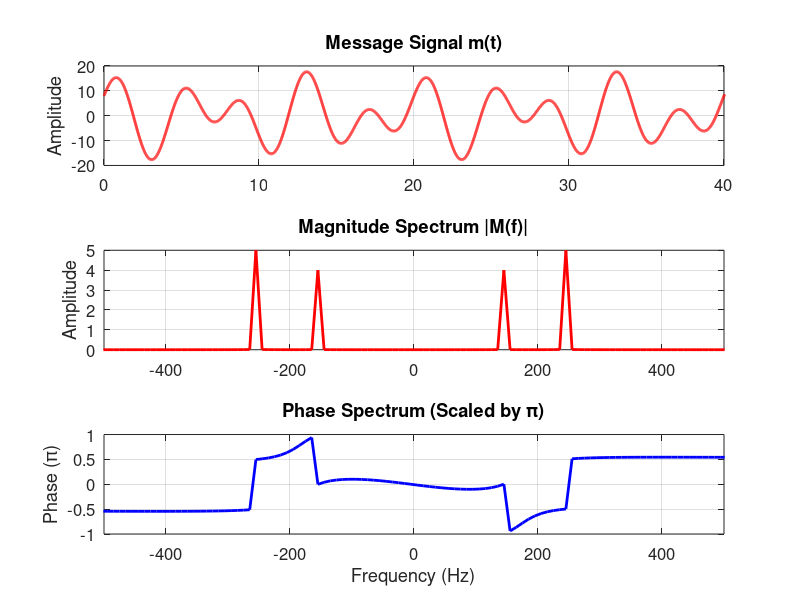
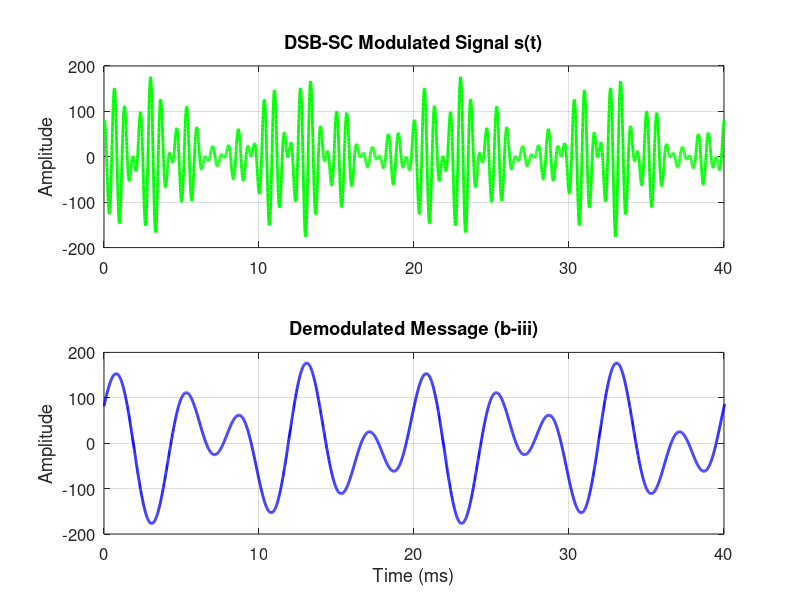
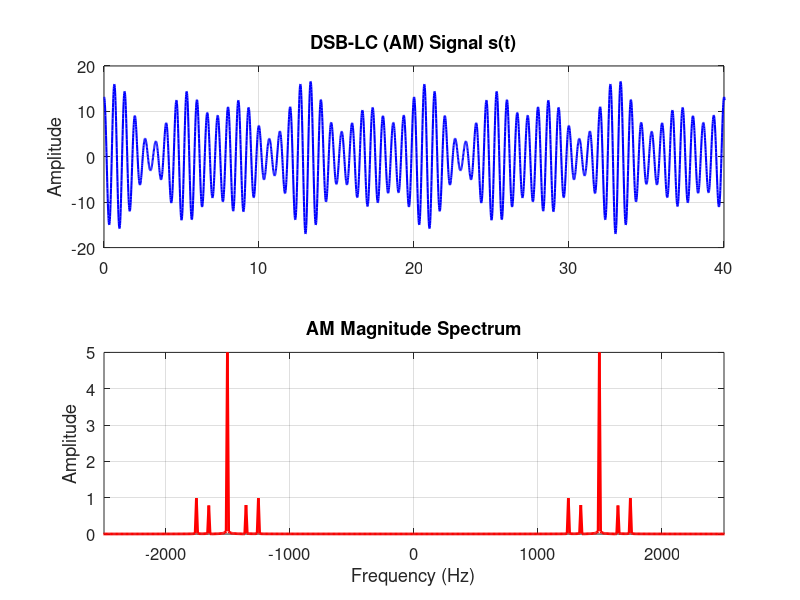
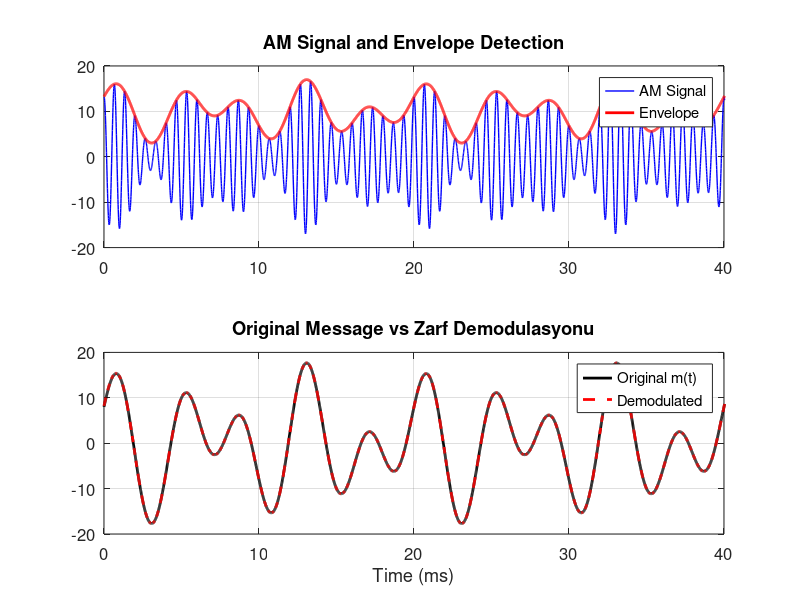

Source code (MATLAB) for these figures, in order:
%% ELM361 ANALOG HABERLESME SISTEMLERI MATLAB PROJESI
% Isim: Muhammet Ali Ayvaz
% Okul No: 210102002078

clear; clc; close all;

%% --- 1. PARAMETRELER ---
Fs = 100000;             % Ornekleme frekansi (100 kHz)
T_period = 0.02;         % Ortak periyot (20 ms)
t = 0:1/Fs:5*T_period;   % Zaman dizisi
L = length(t);           
f_ekseni = (-L/2:L/2-1)*(Fs/L); % Frekans ekseni (Hz)

%% --- SECTION a: MESAJ SINYALI ANALIZI ---
% m(t) = 8*cos(300*pi*t) + 10*sin(500*pi*t)
m_t = 8*cos(300*pi*t) + 10*sin(500*pi*t);

% Spektrum Analizi (FFT)
M_f = fftshift(fft(m_t));
M_f_genlik = abs(M_f)/L;

% Faz Temizligi ve pi Olcekli Cizim 
threshold = max(abs(M_f)) * 1e-4;
M_f_temiz = M_f;
M_f_temiz(abs(M_f) < threshold) = 0;
M_f_faz = angle(M_f_temiz) / pi;

figure('Name', 'Section A: Mesaj Sinyali', 'Color', 'w');
subplot(3,1,1); 
plot(t*1000, m_t, 'r', 'LineWidth', 2); title('Message Signal m(t)', 'FontSize', 14); 
ylabel('Amplitude', 'FontSize', 12); grid on; xlim([0 40]); set(gca, 'FontSize', 12);

subplot(3,1,2); 
plot(f_ekseni, M_f_genlik, 'r', 'LineWidth', 2); title('Magnitude Spectrum |M(f)|', 'FontSize', 14); 
ylabel('Amplitude', 'FontSize', 12); grid on; xlim([-500 500]); set(gca, 'FontSize', 12);

subplot(3,1,3); 
plot(f_ekseni, M_f_faz, 'b', 'LineWidth', 2); title('Phase Spectrum (Scaled by \pi)', 'FontSize', 14); 
xlabel('Frequency (Hz)', 'FontSize', 12); ylabel('Phase (\pi)', 'FontSize', 12); 
grid on; xlim([-500 500]); set(gca, 'FontSize', 12); 

%% --- SECTION b: DSB-SC AM ---
fc = 1500; % Tasiyici frekansi (1.5 kHz)
c_t = 10 * cos(2*pi*fc*t);
s_sc_t = m_t .* c_t; 

% Demodulasyon - LPF Oncesi (Carpim)
v_t = s_sc_t .* cos(3000*pi*t);
V_f = fftshift(fft(v_t));

% LPF Cikisi (Frekans domeninde manuel filtreleme)
H_f = abs(f_ekseni) <= 500; % 500 Hz ideal LPF maskesi
V_filt_f = V_f .* H_f;      % Z(f) = E(f)*H(f)
m_rec_sc = real(ifft(ifftshift(V_filt_f))) * 2; 

figure('Name', 'Section B: DSB-SC', 'Color', 'w');
subplot(2,1,1); 
plot(t*1000, s_sc_t, 'g', 'LineWidth', 2); title('DSB-SC Modulated Signal s(t)', 'FontSize', 14); 
ylabel('Amplitude', 'FontSize', 12); grid on; xlim([0 40]); set(gca, 'FontSize', 12);

subplot(2,1,2); 
plot(t*1000, m_rec_sc, 'b', 'LineWidth', 2); title('Demodulated Message (b-iii)', 'FontSize', 14); 
xlabel('Time (ms)', 'FontSize', 12); ylabel('Amplitude', 'FontSize', 12); 
grid on; xlim([0 40]); set(gca, 'FontSize', 12);

%% --- SECTION c-i: DSB-LC (AM) MODÜLASYONU ---
mu = 0.7; Ac = 10;
mp = 17.7; % Analitik hesaplanan tepe degeri
m_n = m_t / mp;     

s_am_t = Ac * (1 + mu * m_n) .* cos(2*pi*fc*t);
S_am_f = fftshift(fft(s_am_t));
S_am_genlik = abs(S_am_f)/L;

figure('Name', 'Section C-i: AM Modulasyonu', 'Color', 'w');
subplot(2,1,1); 
plot(t*1000, s_am_t, 'b', 'LineWidth', 1.5); title('DSB-LC (AM) Signal s(t)', 'FontSize', 14);
ylabel('Amplitude', 'FontSize', 12); grid on; xlim([0 40]); set(gca, 'FontSize', 12);

subplot(2,1,2); 
plot(f_ekseni, S_am_genlik, 'r', 'LineWidth', 2); title('AM Magnitude Spectrum', 'FontSize', 14);
xlabel('Frequency (Hz)', 'FontSize', 12); ylabel('Amplitude', 'FontSize', 12); 
grid on; xlim([-2500 2500]); set(gca, 'FontSize', 12);

%% --- SECTION c-ii: ZARF DEMODÜLASYONU (TOOLBOXSIZ) ---
% 1. Adim: 
v_rect = abs(s_am_t); 

% 2. Adim: LPF (Frekans domeninde)
V_rect_f = fftshift(fft(v_rect));
H_f_am = abs(f_ekseni) <= 400; 
zarf_sinyali = real(ifft(ifftshift(V_rect_f .* H_f_am)));

% 3. Adim: DC Cikarma ve Olceklendirme
zarf_olcekli = zarf_sinyali * (pi/2); 
m_demod_am = zarf_olcekli - mean(zarf_olcekli); 

figure('Name', 'Section C-ii: AM Demodulasyonu', 'Color', 'w');
subplot(2,1,1); 
plot(t*1000, s_am_t, 'b', 'LineWidth', 1); hold on;
plot(t*1000, zarf_olcekli, 'r', 'LineWidth', 2); 
title('AM Signal and Envelope Detection', 'FontSize', 14); 
grid on; xlim([0 40]); legend('AM Signal', 'Envelope'); set(gca, 'FontSize', 12);

subplot(2,1,2); 
plot(t*1000, m_t, 'k', 'LineWidth', 2); hold on;
plot(t*1000, m_demod_am * (mp/(Ac*mu)), 'r--', 'LineWidth', 2); 
title('Original Message vs Zarf Demodulasyonu', 'FontSize', 14);
xlabel('Time (ms)', 'FontSize', 12); grid on; xlim([0 40]);
legend('Original m(t)', 'Demodulated'); set(gca, 'FontSize', 12);
